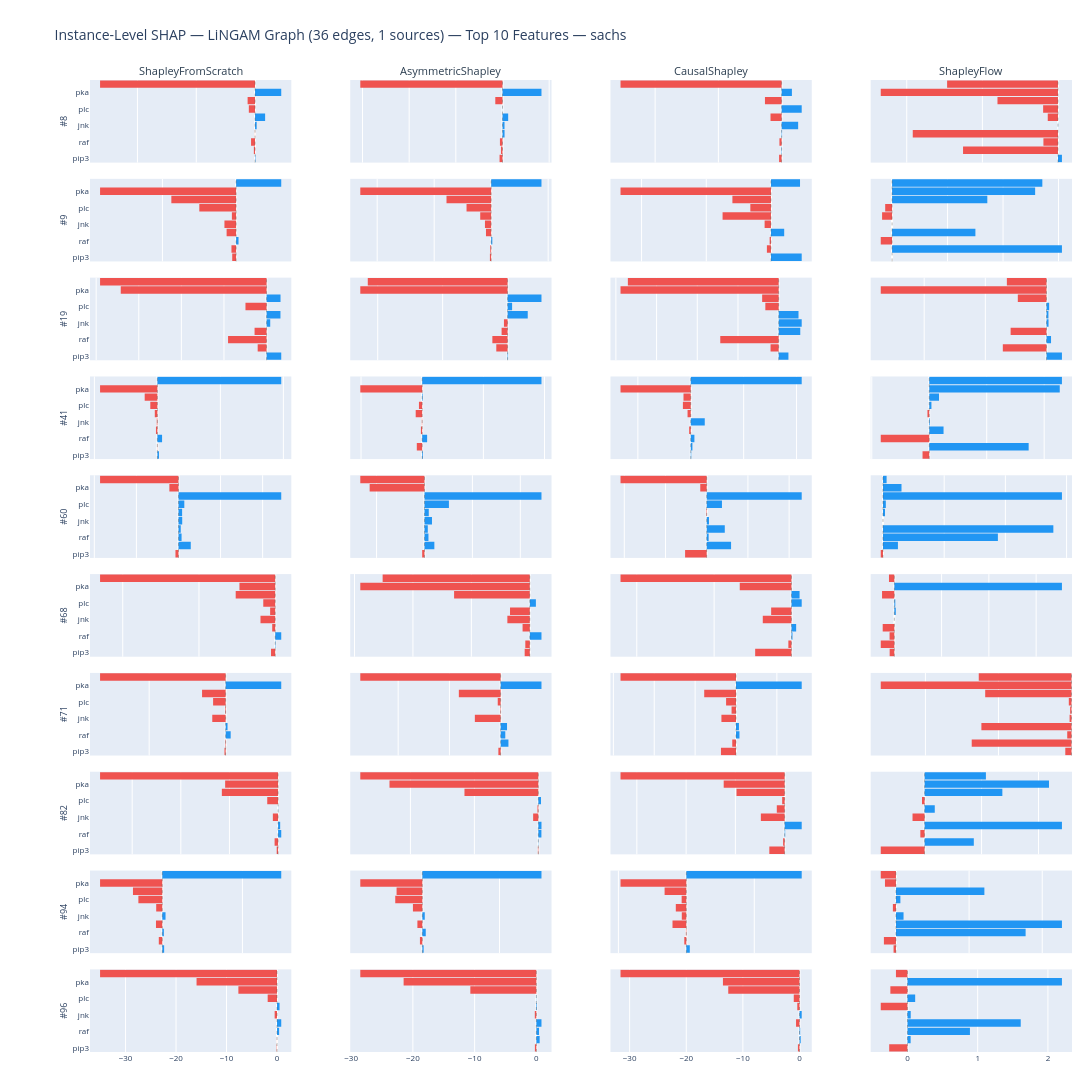

Notebook cell for this chart:
### Markdown cell above
## 8. Instance-Level SHAP — LiNGAM

### Code cell
def plot_instance_shap_lingam(features=None):
    feat_idx, feat_labels = _resolve_features(features)
    title_tag = f'Top {N_TOP_FEATURES}' if features is None else f'{len(feat_labels)}'
    fig = make_instance_shap_figure(
        methods        = LINGAM_SCATTER_METHODS,
        col_labels     = COL_LABELS,
        feature_idx    = feat_idx,
        feature_labels = feat_labels,
        instance_idx   = instance_idx,
        shap_data      = shap_data,
        title          = (
            f'Instance-Level SHAP — LiNGAM Graph ({lingam_edges} edges, {lingam_sources} sources) — '
            f'{title_tag} Features — {DATASET}'
        ),
    )
    fig.show()
    return fig


fig_instance_lingam = plot_instance_shap_lingam()

### Figure 1 — Plotly figure (JSON) as saved in the notebook; plotly's stock layout.template omitted (floating-point values rounded to 4 significant figures)
{"data": [{"hovertemplate": "<b>Instance 8</b><br>%{y}: %{x:.4f}<extra></extra>", "marker": {"color": ["#2196F3", "#EF5350", "#EF5350", "#EF5350", "#2196F3", "#2196F3", "#EF5350", "#EF5350", "#2196F3", "#EF5350"], "line": {"width": 0}}, "orientation": "h", "showlegend": false, "type": "bar", "x": [0.1446, -0.4086, -1.358, -0.04496, 0.5527, 3.426, -2.115, -2.526, 8.911, -52.72], "xaxis": "x", "y": ["pip3", "pkc", "raf", "p38", "jnk", "pip2", "plc", "mek", "pka", "erk"], "yaxis": "y"}, {"hovertemplate": "<b>Instance 8</b><br>%{y}: %{x:.4f}<extra></extra>", "marker": {"color": ["#EF5350", "#EF5350", "#EF5350", "#2196F3", "#2196F3", "#2196F3", "#2196F3", "#EF5350", "#2196F3", "#EF5350"], "line": {"width": 0}}, "orientation": "h", "showlegend": false, "type": "bar", "x": [-1.258, -0.6546, -1.1, 0.8768, 0.8543, 2.428, 0.04794, -3.088, 16.7, -60.94], "xaxis": "x2", "y": ["pip3", "pkc", "raf", "p38", "jnk", "pip2", "plc", "mek", "pka", "erk"], "yaxis": "y2"}, {"hovertemplate": "<b>Instance 8</b><br>%{y}: %{x:.4f}<extra></extra>", "marker": {"color": ["#EF5350", "#2196F3", "#EF5350", "#2196F3", "#2196F3", "#EF5350", "#2196F3", "#EF5350", "#2196F3", "#EF5350"], "line": {"width": 0}}, "orientation": "h", "showlegend": false, "type": "bar", "x": [-0.7992, 0.1141, -0.6929, 0.1515, 5.227, -3.514, 6.349, -5.273, 3.249, -50.94], "xaxis": "x3", "y": ["pip3", "pkc", "raf", "p38", "jnk", "pip2", "plc", "mek", "pka", "erk"], "yaxis": "y3"}, {"hovertemplate": "<b>Instance 8</b><br>%{y}: %{x:.4f}<extra></extra>", "marker": {"color": ["#2196F3", "#EF5350", "#EF5350", "#EF5350", "#2196F3", "#EF5350", "#EF5350", "#EF5350", "#EF5350", "#EF5350"], "line": {"width": 0}}, "orientation": "h", "showlegend": false, "type": "bar", "x": [2.622, -62.77, -9.622, -96.02, 0.1119, -6.76, -9.806, -40.0, -117.2, -73.31], "xaxis": "x4", "y": ["pip3", "pkc", "raf", "p38", "jnk", "pip2", "plc", "mek", "pka", "erk"], "yaxis": "y4"}, {"hovertemplate": "<b>Instance 9</b><br>%{y}: %{x:.4f}<extra></extra>", "marker": {"color": ["#EF5350", "#EF5350", "#2196F3", "#EF5350", "#EF5350", "#EF5350", "#EF5350", "#EF5350", "#EF5350", "#2196F3"], "line": {"width": 0}}, "orientation": "h", "showlegend": false, "type": "bar", "x": [-0.5268, -0.6308, 0.3276, -1.287, -1.584, -0.5746, -4.994, -8.789, -18.46, 6.125], "xaxis": "x5", "y": ["pip3", "pkc", "raf", "p38", "jnk", "pip2", "plc", "mek", "pka", "erk"], "yaxis": "y5"}, {"hovertemplate": "<b>Instance 9</b><br>%{y}: %{x:.4f}<extra></extra>", "marker": {"color": ["#EF5350", "#EF5350", "#2196F3", "#EF5350", "#EF5350", "#EF5350", "#EF5350", "#EF5350", "#EF5350", "#2196F3"], "line": {"width": 0}}, "orientation": "h", "showlegend": false, "type": "bar", "x": [-0.2198, -0.163, 0.2033, -0.9108, -1.09, -1.92, -4.321, -7.838, -22.96, 8.825], "xaxis": "x6", "y": ["pip3", "pkc", "raf", "p38", "jnk", "pip2", "plc", "mek", "pka", "erk"], "yaxis": "y6"}, {"hovertemplate": "<b>Instance 9</b><br>%{y}: %{x:.4f}<extra></extra>", "marker": {"color": ["#2196F3", "#EF5350", "#EF5350", "#2196F3", "#EF5350", "#EF5350", "#EF5350", "#EF5350", "#EF5350", "#2196F3"], "line": {"width": 0}}, "orientation": "h", "showlegend": false, "type": "bar", "x": [4.752, -0.6279, -0.2013, 2.045, -0.9805, -7.477, -3.187, -5.958, -23.25, 4.492], "xaxis": "x7", "y": ["pip3", "pkc", "raf", "p38", "jnk", "pip2", "plc", "mek", "pka", "erk"], "yaxis": "y7"}, {"hovertemplate": "<b>Instance 9</b><br>%{y}: %{x:.4f}<extra></extra>", "marker": {"color": ["#2196F3", "#2196F3", "#EF5350", "#2196F3", "#2196F3", "#EF5350", "#EF5350", "#2196F3", "#2196F3", "#2196F3"], "line": {"width": 0}}, "orientation": "h", "showlegend": false, "type": "bar", "x": [0.0, 6.122, -0.4082, 3.003, 0.0, -0.36, -0.2485, 3.433, 5.157, 5.416], "xaxis": "x8", "y": ["pip3", "pkc", "raf", "p38", "jnk", "pip2", "plc", "mek", "pka", "erk"], "yaxis": "y8"}, {"hovertemplate": "<b>Instance 19</b><br>%{y}: %{x:.4f}<extra></extra>", "marker": {"color": ["#2196F3", "#EF5350", "#EF5350", "#EF5350", "#2196F3", "#2196F3", "#EF5350", "#2196F3", "#EF5350", "#EF5350"], "line": {"width": 0}}, "orientation": "h", "showlegend": false, "type": "bar", "x": [1.721, -1.044, -4.521, -1.409, 0.4277, 1.63, -2.477, 1.637, -17.11, -19.54], "xaxis": "x9", "y": ["pip3", "pkc", "raf", "p38", "jnk", "pip2", "plc", "mek", "pka", "erk"], "yaxis": "y9"}, {"hovertemplate": "<b>Instance 19</b><br>%{y}: %{x:.4f}<extra></extra>", "marker": {"color": ["#2196F3", "#EF5350", "#EF5350", "#EF5350", "#EF5350", "#2196F3", "#2196F3", "#2196F3", "#EF5350", "#EF5350"], "line": {"width": 0}}, "orientation": "h", "showlegend": false, "type": "bar", "x": [0.07645, -1.741, -2.346, -0.9228, -0.5614, 3.103, 0.694, 5.218, -22.68, -21.53], "xaxis": "x10", "y": ["pip3", "pkc", "raf", "p38", "jnk", "pip2", "plc", "mek", "pka", "erk"], "yaxis": "y10"}, {"hovertemplate": "<b>Instance 19</b><br>%{y}: %{x:.4f}<extra></extra>", "marker": {"color": ["#2196F3", "#EF5350", "#EF5350", "#2196F3", "#2196F3", "#2196F3", "#EF5350", "#EF5350", "#EF5350", "#EF5350"], "line": {"width": 0}}, "orientation": "h", "showlegend": false, "type": "bar", "x": [1.196, -0.9984, -7.177, 2.65, 2.827, 2.435, -1.639, -2.031, -19.43, -18.53], "xaxis": "x11", "y": ["pip3", "pkc", "raf", "p38", "jnk", "pip2", "plc", "mek", "pka", "erk"], "yaxis": "y11"}, {"hovertemplate": "<b>Instance 19</b><br>%{y}: %{x:.4f}<extra></extra>", "marker": {"color": ["#2196F3", "#EF5350", "#2196F3", "#EF5350", "#2196F3", "#2196F3", "#2196F3", "#EF5350", "#EF5350", "#EF5350"], "line": {"width": 0}}, "orientation": "h", "showlegend": false, "type": "bar", "x": [2.522, -7.144, 0.7399, -5.866, 0.3295, 0.3127, 0.4322, -4.693, -27.1, -6.481], "xaxis": "x12", "y": ["pip3", "pkc", "raf", "p38", "jnk", "pip2", "plc", "mek", "pka", "erk"], "yaxis": "y12"}, {"hovertemplate": "<b>Instance 41</b><br>%{y}: %{x:.4f}<extra></extra>", "marker": {"color": ["#2196F3", "#EF5350", "#2196F3", "#EF5350", "#EF5350", "#EF5350", "#EF5350", "#EF5350", "#EF5350", "#2196F3"], "line": {"width": 0}}, "orientation": "h", "showlegend": false, "type": "bar", "x": [0.5092, -0.04203, 1.489, -0.4469, -0.1975, -0.8187, -2.243, -4.025, -18.19, 39.32], "xaxis": "x13", "y": ["pip3", "pkc", "raf", "p38", "jnk", "pip2", "plc", "mek", "pka", "erk"], "yaxis": "y13"}, {"hovertemplate": "<b>Instance 41</b><br>%{y}: %{x:.4f}<extra></extra>", "marker": {"color": ["#2196F3", "#EF5350", "#2196F3", "#EF5350", "#EF5350", "#EF5350", "#EF5350", "#2196F3", "#EF5350", "#2196F3"], "line": {"width": 0}}, "orientation": "h", "showlegend": false, "type": "bar", "x": [0.2484, -1.76, 1.612, -0.4146, -0.1135, -2.123, -1.056, 0.1954, -20.24, 39.0], "xaxis": "x14", "y": ["pip3", "pkc", "raf", "p38", "jnk", "pip2", "plc", "mek", "pka", "erk"], "yaxis": "y14"}, {"hovertemplate": "<b>Instance 41</b><br>%{y}: %{x:.4f}<extra></extra>", "marker": {"color": ["#2196F3", "#2196F3", "#2196F3", "#EF5350", "#2196F3", "#EF5350", "#EF5350", "#EF5350", "#EF5350", "#2196F3"], "line": {"width": 0}}, "orientation": "h", "showlegend": false, "type": "bar", "x": [0.1959, 0.6234, 1.375, -0.6027, 5.293, -1.208, -2.971, -2.746, -26.55, 41.95], "xaxis": "x15", "y": ["pip3", "pkc", "raf", "p38", "jnk", "pip2", "plc", "mek", "pka", "erk"], "yaxis": "y15"}, {"hovertemplate": "<b>Instance 41</b><br>%{y}: %{x:.4f}<extra></extra>", "marker": {"color": ["#EF5350", "#2196F3", "#EF5350", "#2196F3", "#2196F3", "#EF5350", "#2196F3", "#2196F3", "#2196F3", "#2196F3"], "line": {"width": 0}}, "orientation": "h", "showlegend": false, "type": "bar", "x": [-1.168, 17.3, -8.439, 2.488, 0.1165, -0.3124, 0.3777, 1.696, 22.71, 23.09], "xaxis": "x16", "y": ["pip3", "pkc", "raf", "p38", "jnk", "pip2", "plc", "mek", "pka", "erk"], "yaxis": "y16"}, {"hovertemplate": "<b>Instance 60</b><br>%{y}: %{x:.4f}<extra></extra>", "marker": {"color": ["#EF5350", "#2196F3", "#2196F3", "#2196F3", "#2196F3", "#2196F3", "#2196F3", "#2196F3", "#EF5350", "#EF5350"], "line": {"width": 0}}, "orientation": "h", "showlegend": false, "type": "bar", "x": [-1.434, 5.843, 1.472, 1.074, 1.772, 1.726, 2.769, 48.84, -4.327, -37.27], "xaxis": "x17", "y": ["pip3", "pkc", "raf", "p38", "jnk", "pip2", "plc", "mek", "pka", "erk"], "yaxis": "y17"}, {"hovertemplate": "<b>Instance 60</b><br>%{y}: %{x:.4f}<extra></extra>", "marker": {"color": ["#EF5350", "#2196F3", "#2196F3", "#2196F3", "#2196F3", "#2196F3", "#2196F3", "#2196F3", "#EF5350", "#EF5350"], "line": {"width": 0}}, "orientation": "h", "showlegend": false, "type": "bar", "x": [-0.9621, 4.12, 1.656, 1.382, 3.131, 1.789, 10.2, 48.83, -22.89, -26.79], "xaxis": "x18", "y": ["pip3", "pkc", "raf", "p38", "jnk", "pip2", "plc", "mek", "pka", "erk"], "yaxis": "y18"}, {"hovertemplate": "<b>Instance 60</b><br>%{y}: %{x:.4f}<extra></extra>", "marker": {"color": ["#EF5350", "#2196F3", "#2196F3", "#2196F3", "#2196F3", "#EF5350", "#2196F3", "#2196F3", "#EF5350", "#EF5350"], "line": {"width": 0}}, "orientation": "h", "showlegend": false, "type": "bar", "x": [-10.49, 11.82, 0.9404, 8.77, 1.103, -0.216, 7.393, 46.1, -3.128, -41.83], "xaxis": "x19", "y": ["pip3", "pkc", "raf", "p38", "jnk", "pip2", "plc", "mek", "pka", "erk"], "yaxis": "y19"}, {"hovertemplate": "<b>Instance 60</b><br>%{y}: %{x:.4f}<extra></extra>", "marker": {"color": ["#EF5350", "#2196F3", "#2196F3", "#2196F3", "#2196F3", "#2196F3", "#2196F3", "#2196F3", "#2196F3", "#2196F3"], "line": {"width": 0}}, "orientation": "h", "showlegend": false, "type": "bar", "x": [-0.3616, 2.445, 18.77, 27.84, 0.0, 0.3315, 0.4651, 29.24, 3.027, 0.5939], "xaxis": "x20", "y": ["pip3", "pkc", "raf", "p38", "jnk", "pip2", "plc", "mek", "pka", "erk"], "yaxis": "y20"}, {"hovertemplate": "<b>Instance 68</b><br>%{y}: %{x:.4f}<extra></extra>", "marker": {"color": ["#EF5350", "#2196F3", "#2196F3", "#EF5350", "#EF5350", "#EF5350", "#EF5350", "#EF5350", "#EF5350", "#EF5350"], "line": {"width": 0}}, "orientation": "h", "showlegend": false, "type": "bar", "x": [-0.5498, 0.04872, 0.791, -0.3926, -1.932, -0.665, -1.567, -5.182, -4.691, -22.97], "xaxis": "x21", "y": ["pip3", "pkc", "raf", "p38", "jnk", "pip2", "plc", "mek", "pka", "erk"], "yaxis": "y21"}, {"hovertemplate": "<b>Instance 68</b><br>%{y}: %{x:.4f}<extra></extra>", "marker": {"color": ["#EF5350", "#EF5350", "#2196F3", "#EF5350", "#EF5350", "#EF5350", "#2196F3", "#EF5350", "#EF5350", "#EF5350"], "line": {"width": 0}}, "orientation": "h", "showlegend": false, "type": "bar", "x": [-0.4391, -0.3852, 0.9981, -0.6188, -1.921, -1.694, 0.5206, -6.479, -14.5, -12.59], "xaxis": "x22", "y": ["pip3", "pkc", "raf", "p38", "jnk", "pip2", "plc", "mek", "pka", "erk"], "yaxis": "y22"}, {"hovertemplate": "<b>Instance 68</b><br>%{y}: %{x:.4f}<extra></extra>", "marker": {"color": ["#EF5350", "#EF5350", "#2196F3", "#2196F3", "#EF5350", "#EF5350", "#2196F3", "#2196F3", "#EF5350", "#EF5350"], "line": {"width": 0}}, "orientation": "h", "showlegend": false, "type": "bar", "x": [-4.693, -0.4025, 0.1321, 0.6053, -3.709, -2.628, 1.323, 1.047, -6.687, -22.1], "xaxis": "x23", "y": ["pip3", "pkc", "raf", "p38", "jnk", "pip2", "plc", "mek", "pka", "erk"], "yaxis": "y23"}, {"hovertemplate": "<b>Instance 68</b><br>%{y}: %{x:.4f}<extra></extra>", "marker": {"color": ["#EF5350", "#EF5350", "#EF5350", "#EF5350", "#2196F3", "#2196F3", "#2196F3", "#EF5350", "#2196F3", "#EF5350"], "line": {"width": 0}}, "orientation": "h", "showlegend": false, "type": "bar", "x": [-0.4936, -1.436, -0.5033, -1.231, 0.0, 0.1543, 0.1032, -1.299, 17.73, -0.5661], "xaxis": "x24", "y": ["pip3", "pkc", "raf", "p38", "jnk", "pip2", "plc", "mek", "pka", "erk"], "yaxis": "y24"}, {"hovertemplate": "<b>Instance 71</b><br>%{y}: %{x:.4f}<extra></extra>", "marker": {"color": ["#EF5350", "#EF5350", "#2196F3", "#2196F3", "#EF5350", "#EF5350", "#EF5350", "#EF5350", "#2196F3", "#EF5350"], "line": {"width": 0}}, "orientation": "h", "showlegend": false, "type": "bar", "x": [-0.308, -0.1245, 1.312, 0.4846, -3.501, -0.1558, -3.281, -6.17, 14.53, -32.83], "xaxis": "x25", "y": ["pip3", "pkc", "raf", "p38", "jnk", "pip2", "plc", "mek", "pka", "erk"], "yaxis": "y25"}, {"hovertemplate": "<b>Instance 71</b><br>%{y}: %{x:.4f}<extra></extra>", "marker": {"color": ["#EF5350", "#2196F3", "#2196F3", "#2196F3", "#EF5350", "#EF5350", "#EF5350", "#EF5350", "#2196F3", "#EF5350"], "line": {"width": 0}}, "orientation": "h", "showlegend": false, "type": "bar", "x": [-0.4433, 1.517, 0.9018, 1.242, -5.033, -0.07871, -0.5691, -8.159, 7.965, -27.39], "xaxis": "x26", "y": ["pip3", "pkc", "raf", "p38", "jnk", "pip2", "plc", "mek", "pka", "erk"], "yaxis": "y26"}, {"hovertemplate": "<b>Instance 71</b><br>%{y}: %{x:.4f}<extra></extra>", "marker": {"color": ["#EF5350", "#EF5350", "#2196F3", "#2196F3", "#EF5350", "#EF5350", "#EF5350", "#EF5350", "#2196F3", "#EF5350"], "line": {"width": 0}}, "orientation": "h", "showlegend": false, "type": "bar", "x": [-3.678, -0.9165, 0.8442, 0.7193, -3.566, -1.081, -2.421, -7.774, 16.07, -28.25], "xaxis": "x27", "y": ["pip3", "pkc", "raf", "p38", "jnk", "pip2", "plc", "mek", "pka", "erk"], "yaxis": "y27"}, {"hovertemplate": "<b>Instance 71</b><br>%{y}: %{x:.4f}<extra></extra>", "marker": {"color": ["#EF5350", "#EF5350", "#EF5350", "#EF5350", "#EF5350", "#EF5350", "#EF5350", "#EF5350", "#EF5350", "#EF5350"], "line": {"width": 0}}, "orientation": "h", "showlegend": false, "type": "bar", "x": [-4.244, -68.31, -2.925, -61.68, -1.309, -0.9328, -1.839, -59.07, -130.6, -63.49], "xaxis": "x28", "y": ["pip3", "pkc", "raf", "p38", "jnk", "pip2", "plc", "mek", "pka", "erk"], "yaxis": "y28"}, {"hovertemplate": "<b>Instance 82</b><br>%{y}: %{x:.4f}<extra></extra>", "marker": {"color": ["#EF5350", "#EF5350", "#2196F3", "#2196F3", "#EF5350", "#2196F3", "#EF5350", "#EF5350", "#EF5350", "#EF5350"], "line": {"width": 0}}, "orientation": "h", "showlegend": false, "type": "bar", "x": [-0.2818, -0.7181, 0.6483, 0.4282, -1.077, 0.03307, -2.231, -11.57, -10.88, -36.6], "xaxis": "x29", "y": ["pip3", "pkc", "raf", "p38", "jnk", "pip2", "plc", "mek", "pka", "erk"], "yaxis": "y29"}, {"hovertemplate": "<b>Instance 82</b><br>%{y}: %{x:.4f}<extra></extra>", "marker": {"color": ["#EF5350", "#2196F3", "#2196F3", "#2196F3", "#EF5350", "#EF5350", "#2196F3", "#EF5350", "#EF5350", "#EF5350"], "line": {"width": 0}}, "orientation": "h", "showlegend": false, "type": "bar", "x": [-0.0716, 0.03444, 0.4812, 0.4923, -0.8107, -0.1327, 0.4168, -11.55, -23.27, -27.84], "xaxis": "x30", "y": ["pip3", "pkc", "raf", "p38", "jnk", "pip2", "plc", "mek", "pka", "erk"], "yaxis": "y30"}, {"hovertemplate": "<b>Instance 82</b><br>%{y}: %{x:.4f}<extra></extra>", "marker": {"color": ["#EF5350", "#EF5350", "#2196F3", "#2196F3", "#EF5350", "#EF5350", "#EF5350", "#EF5350", "#EF5350", "#EF5350"], "line": {"width": 0}}, "orientation": "h", "showlegend": false, "type": "bar", "x": [-3.112, -0.3166, 0.1114, 3.458, -4.832, -1.597, -0.5054, -9.774, -12.37, -33.31], "xaxis": "x31", "y": ["pip3", "pkc", "raf", "p38", "jnk", "pip2", "plc", "mek", "pka", "erk"], "yaxis": "y31"}, {"hovertemplate": "<b>Instance 82</b><br>%{y}: %{x:.4f}<extra></extra>", "marker": {"color": ["#EF5350", "#2196F3", "#EF5350", "#2196F3", "#EF5350", "#2196F3", "#EF5350", "#2196F3", "#2196F3", "#2196F3"], "line": {"width": 0}}, "orientation": "h", "showlegend": false, "type": "bar", "x": [-0.3849, 0.4319, -0.03729, 1.205, -0.1059, 0.08922, -0.02283, 0.6824, 1.092, 0.5381], "xaxis": "x32", "y": ["pip3", "pkc", "raf", "p38", "jnk", "pip2", "plc", "mek", "pka", "erk"], "yaxis": "y32"}, {"hovertemplate": "<b>Instance 94</b><br>%{y}: %{x:.4f}<extra></extra>", "marker": {"color": ["#2196F3", "#EF5350", "#2196F3", "#EF5350", "#2196F3", "#EF5350", "#EF5350", "#EF5350", "#EF5350", "#2196F3"], "line": {"width": 0}}, "orientation": "h", "showlegend": false, "type": "bar", "x": [0.4682, -0.8637, 0.3978, -1.568, 0.8153, -1.514, -5.96, -7.309, -15.52, 29.68], "xaxis": "x33", "y": ["pip3", "pkc", "raf", "p38", "jnk", "pip2", "plc", "mek", "pka", "erk"], "yaxis": "y33"}, {"hovertemplate": "<b>Instance 94</b><br>%{y}: %{x:.4f}<extra></extra>", "marker": {"color": ["#2196F3", "#EF5350", "#2196F3", "#EF5350", "#2196F3", "#EF5350", "#EF5350", "#EF5350", "#EF5350", "#2196F3"], "line": {"width": 0}}, "orientation": "h", "showlegend": false, "type": "bar", "x": [0.3451, -0.6201, 0.8861, -1.28, 0.63, -2.438, -7.018, -6.673, -16.08, 30.88], "xaxis": "x34", "y": ["pip3", "pkc", "raf", "p38", "jnk", "pip2", "plc", "mek", "pka", "erk"], "yaxis": "y34"}, {"hovertemplate": "<b>Instance 94</b><br>%{y}: %{x:.4f}<extra></extra>", "marker": {"color": ["#2196F3", "#EF5350", "#EF5350", "#EF5350", "#EF5350", "#EF5350", "#EF5350", "#EF5350", "#EF5350", "#2196F3"], "line": {"width": 0}}, "orientation": "h", "showlegend": false, "type": "bar", "x": [1.02, -0.5991, -0.122, -4.068, -1.335, -3.094, -1.374, -6.397, -19.37, 33.97], "xaxis": "x35", "y": ["pip3", "pkc", "raf", "p38", "jnk", "pip2", "plc", "mek", "pka", "erk"], "yaxis": "y35"}, {"hovertemplate": "<b>Instance 94</b><br>%{y}: %{x:.4f}<extra></extra>", "marker": {"color": ["#EF5350", "#EF5350", "#2196F3", "#2196F3", "#2196F3", "#EF5350", "#2196F3", "#2196F3", "#EF5350", "#EF5350"], "line": {"width": 0}}, "orientation": "h", "showlegend": false, "type": "bar", "x": [-0.06559, -0.3297, 3.546, 4.539, 0.2072, -0.08444, 0.1209, 2.418, -0.3006, -0.4159], "xaxis": "x36", "y": ["pip3", "pkc", "raf", "p38", "jnk", "pip2", "plc", "mek", "pka", "erk"], "yaxis": "y36"}, {"hovertemplate": "<b>Instance 96</b><br>%{y}: %{x:.4f}<extra></extra>", "marker": {"color": ["#EF5350", "#EF5350", "#2196F3", "#2196F3", "#EF5350", "#2196F3", "#EF5350", "#EF5350", "#EF5350", "#EF5350"], "line": {"width": 0}}, "orientation": "h", "showlegend": false, "type": "bar", "x": [-0.06034, -0.01414, 0.4179, 0.8374, -0.4665, 0.5019, -1.85, -7.652, -15.93, -35.05], "xaxis": "x37", "y": ["pip3", "pkc", "raf", "p38", "jnk", "pip2", "plc", "mek", "pka", "erk"], "yaxis": "y37"}, {"hovertemplate": "<b>Instance 96</b><br>%{y}: %{x:.4f}<extra></extra>", "marker": {"color": ["#EF5350", "#2196F3", "#2196F3", "#2196F3", "#EF5350", "#2196F3", "#2196F3", "#EF5350", "#EF5350", "#EF5350"], "line": {"width": 0}}, "orientation": "h", "showlegend": false, "type": "bar", "x": [-0.2341, 0.5346, 0.4312, 0.8293, -0.2521, 0.09402, 0.03037, -10.69, -21.5, -28.51], "xaxis": "x38", "y": ["pip3", "pkc", "raf", "p38", "jnk", "pip2", "plc", "mek", "pka", "erk"], "yaxis": "y38"}, {"hovertemplate": "<b>Instance 96</b><br>%{y}: %{x:.4f}<extra></extra>", "marker": {"color": ["#EF5350", "#2196F3", "#2196F3", "#EF5350", "#2196F3", "#EF5350", "#EF5350", "#EF5350", "#EF5350", "#EF5350"], "line": {"width": 0}}, "orientation": "h", "showlegend": false, "type": "bar", "x": [-0.2766, 0.2132, 0.1276, -0.6091, 0.3892, -0.3903, -1.013, -12.58, -13.52, -31.61], "xaxis": "x39", "y": ["pip3", "pkc", "raf", "p38", "jnk", "pip2", "plc", "mek", "pka", "erk"], "yaxis": "y39"}, {"hovertemplate": "<b>Instance 96</b><br>%{y}: %{x:.4f}<extra></extra>", "marker": {"color": ["#EF5350", "#2196F3", "#2196F3", "#2196F3", "#2196F3", "#EF5350", "#2196F3", "#EF5350", "#2196F3", "#EF5350"], "line": {"width": 0}}, "orientation": "h", "showlegend": false, "type": "bar", "x": [-0.2597, 0.04531, 0.8896, 1.613, 0.04663, -0.3801, 0.1099, -0.2433, 2.2, -0.1637], "xaxis": "x40", "y": ["pip3", "pkc", "raf", "p38", "jnk", "pip2", "plc", "mek", "pka", "erk"], "yaxis": "y40"}], "layout": {"annotations": [{"font": {"color": "#2c3e50", "size": 11}, "showarrow": false, "text": "ShapleyFromScratch", "x": 0.1025, "xanchor": "center", "xref": "paper", "y": 1.0, "yanchor": "bottom", "yref": "paper"}, {"font": {"color": "#2c3e50", "size": 11}, "showarrow": false, "text": "AsymmetricShapley", "x": 0.3675, "xanchor": "center", "xref": "paper", "y": 1.0, "yanchor": "bottom", "yref": "paper"}, {"font": {"color": "#2c3e50", "size": 11}, "showarrow": false, "text": "CausalShapley", "x": 0.6325, "xanchor": "center", "xref": "paper", "y": 1.0, "yanchor": "bottom", "yref": "paper"}, {"font": {"color": "#2c3e50", "size": 11}, "showarrow": false, "text": "ShapleyFlow", "x": 0.8975, "xanchor": "center", "xref": "paper", "y": 1.0, "yanchor": "bottom", "yref": "paper"}], "bargap": 0.1, "height": 2680, "margin": {"b": 40, "l": 90, "r": 20, "t": 80}, "shapes": [{"line": {"color": "rgba(80,80,80,0.40)", "dash": "dot", "width": 1}, "type": "line", "x0": 0, "x1": 0, "xref": "x", "y0": 0, "y1": 1, "yref": "y domain"}, {"line": {"color": "rgba(80,80,80,0.40)", "dash": "dot", "width": 1}, "type": "line", "x0": 0, "x1": 0, "xref": "x2", "y0": 0, "y1": 1, "yref": "y2 domain"}, {"line": {"color": "rgba(80,80,80,0.40)", "dash": "dot", "width": 1}, "type": "line", "x0": 0, "x1": 0, "xref": "x3", "y0": 0, "y1": 1, "yref": "y3 domain"}, {"line": {"color": "rgba(80,80,80,0.40)", "dash": "dot", "width": 1}, "type": "line", "x0": 0, "x1": 0, "xref": "x4", "y0": 0, "y1": 1, "yref": "y4 domain"}, {"line": {"color": "rgba(80,80,80,0.40)", "dash": "dot", "width": 1}, "type": "line", "x0": 0, "x1": 0, "xref": "x5", "y0": 0, "y1": 1, "yref": "y5 domain"}, {"line": {"color": "rgba(80,80,80,0.40)", "dash": "dot", "width": 1}, "type": "line", "x0": 0, "x1": 0, "xref": "x6", "y0": 0, "y1": 1, "yref": "y6 domain"}, {"line": {"color": "rgba(80,80,80,0.40)", "dash": "dot", "width": 1}, "type": "line", "x0": 0, "x1": 0, "xref": "x7", "y0": 0, "y1": 1, "yref": "y7 domain"}, {"line": {"color": "rgba(80,80,80,0.40)", "dash": "dot", "width": 1}, "type": "line", "x0": 0, "x1": 0, "xref": "x8", "y0": 0, "y1": 1, "yref": "y8 domain"}, {"line": {"color": "rgba(80,80,80,0.40)", "dash": "dot", "width": 1}, "type": "line", "x0": 0, "x1": 0, "xref": "x9", "y0": 0, "y1": 1, "yref": "y9 domain"}, {"line": {"color": "rgba(80,80,80,0.40)", "dash": "dot", "width": 1}, "type": "line", "x0": 0, "x1": 0, "xref": "x10", "y0": 0, "y1": 1, "yref": "y10 domain"}, {"line": {"color": "rgba(80,80,80,0.40)", "dash": "dot", "width": 1}, "type": "line", "x0": 0, "x1": 0, "xref": "x11", "y0": 0, "y1": 1, "yref": "y11 domain"}, {"line": {"color": "rgba(80,80,80,0.40)", "dash": "dot", "width": 1}, "type": "line", "x0": 0, "x1": 0, "xref": "x12", "y0": 0, "y1": 1, "yref": "y12 domain"}, {"line": {"color": "rgba(80,80,80,0.40)", "dash": "dot", "width": 1}, "type": "line", "x0": 0, "x1": 0, "xref": "x13", "y0": 0, "y1": 1, "yref": "y13 domain"}, {"line": {"color": "rgba(80,80,80,0.40)", "dash": "dot", "width": 1}, "type": "line", "x0": 0, "x1": 0, "xref": "x14", "y0": 0, "y1": 1, "yref": "y14 domain"}, {"line": {"color": "rgba(80,80,80,0.40)", "dash": "dot", "width": 1}, "type": "line", "x0": 0, "x1": 0, "xref": "x15", "y0": 0, "y1": 1, "yref": "y15 domain"}, {"line": {"color": "rgba(80,80,80,0.40)", "dash": "dot", "width": 1}, "type": "line", "x0": 0, "x1": 0, "xref": "x16", "y0": 0, "y1": 1, "yref": "y16 domain"}, {"line": {"color": "rgba(80,80,80,0.40)", "dash": "dot", "width": 1}, "type": "line", "x0": 0, "x1": 0, "xref": "x17", "y0": 0, "y1": 1, "yref": "y17 domain"}, {"line": {"color": "rgba(80,80,80,0.40)", "dash": "dot", "width": 1}, "type": "line", "x0": 0, "x1": 0, "xref": "x18", "y0": 0, "y1": 1, "yref": "y18 domain"}, {"line": {"color": "rgba(80,80,80,0.40)", "dash": "dot", "width": 1}, "type": "line", "x0": 0, "x1": 0, "xref": "x19", "y0": 0, "y1": 1, "yref": "y19 domain"}, {"line": {"color": "rgba(80,80,80,0.40)", "dash": "dot", "width": 1}, "type": "line", "x0": 0, "x1": 0, "xref": "x20", "y0": 0, "y1": 1, "yref": "y20 domain"}, {"line": {"color": "rgba(80,80,80,0.40)", "dash": "dot", "width": 1}, "type": "line", "x0": 0, "x1": 0, "xref": "x21", "y0": 0, "y1": 1, "yref": "y21 domain"}, {"line": {"color": "rgba(80,80,80,0.40)", "dash": "dot", "width": 1}, "type": "line", "x0": 0, "x1": 0, "xref": "x22", "y0": 0, "y1": 1, "yref": "y22 domain"}, {"line": {"color": "rgba(80,80,80,0.40)", "dash": "dot", "width": 1}, "type": "line", "x0": 0, "x1": 0, "xref": "x23", "y0": 0, "y1": 1, "yref": "y23 domain"}, {"line": {"color": "rgba(80,80,80,0.40)", "dash": "dot", "width": 1}, "type": "line", "x0": 0, "x1": 0, "xref": "x24", "y0": 0, "y1": 1, "yref": "y24 domain"}, {"line": {"color": "rgba(80,80,80,0.40)", "dash": "dot", "width": 1}, "type": "line", "x0": 0, "x1": 0, "xref": "x25", "y0": 0, "y1": 1, "yref": "y25 domain"}, {"line": {"color": "rgba(80,80,80,0.40)", "dash": "dot", "width": 1}, "type": "line", "x0": 0, "x1": 0, "xref": "x26", "y0": 0, "y1": 1, "yref": "y26 domain"}, {"line": {"color": "rgba(80,80,80,0.40)", "dash": "dot", "width": 1}, "type": "line", "x0": 0, "x1": 0, "xref": "x27", "y0": 0, "y1": 1, "yref": "y27 domain"}, {"line": {"color": "rgba(80,80,80,0.40)", "dash": "dot", "width": 1}, "type": "line", "x0": 0, "x1": 0, "xref": "x28", "y0": 0, "y1": 1, "yref": "y28 domain"}, {"line": {"color": "rgba(80,80,80,0.40)", "dash": "dot", "width": 1}, "type": "line", "x0": 0, "x1": 0, "xref": "x29", "y0": 0, "y1": 1, "yref": "y29 domain"}, {"line": {"color": "rgba(80,80,80,0.40)", "dash": "dot", "width": 1}, "type": "line", "x0": 0, "x1": 0, "xref": "x30", "y0": 0, "y1": 1, "yref": "y30 domain"}, {"line": {"color": "rgba(80,80,80,0.40)", "dash": "dot", "width": 1}, "type": "line", "x0": 0, "x1": 0, "xref": "x31", "y0": 0, "y1": 1, "yref": "y31 domain"}, {"line": {"color": "rgba(80,80,80,0.40)", "dash": "dot", "width": 1}, "type": "line", "x0": 0, "x1": 0, "xref": "x32", "y0": 0, "y1": 1, "yref": "y32 domain"}, {"line": {"color": "rgba(80,80,80,0.40)", "dash": "dot", "width": 1}, "type": "line", "x0": 0, "x1": 0, "xref": "x33", "y0": 0, "y1": 1, "yref": "y33 domain"}, {"line": {"color": "rgba(80,80,80,0.40)", "dash": "dot", "width": 1}, "type": "line", "x0": 0, "x1": 0, "xref": "x34", "y0": 0, "y1": 1, "yref": "y34 domain"}, {"line": {"color": "rgba(80,80,80,0.40)", "dash": "dot", "width": 1}, "type": "line", "x0": 0, "x1": 0, "xref": "x35", "y0": 0, "y1": 1, "yref": "y35 domain"}, {"line": {"color": "rgba(80,80,80,0.40)", "dash": "dot", "width": 1}, "type": "line", "x0": 0, "x1": 0, "xref": "x36", "y0": 0, "y1": 1, "yref": "y36 domain"}, {"line": {"color": "rgba(80,80,80,0.40)", "dash": "dot", "width": 1}, "type": "line", "x0": 0, "x1": 0, "xref": "x37", "y0": 0, "y1": 1, "yref": "y37 domain"}, {"line": {"color": "rgba(80,80,80,0.40)", "dash": "dot", "width": 1}, "type": "line", "x0": 0, "x1": 0, "xref": "x38", "y0": 0, "y1": 1, "yref": "y38 domain"}, {"line": {"color": "rgba(80,80,80,0.40)", "dash": "dot", "width": 1}, "type": "line", "x0": 0, "x1": 0, "xref": "x39", "y0": 0, "y1": 1, "yref": "y39 domain"}, {"line": {"color": "rgba(80,80,80,0.40)", "dash": "dot", "width": 1}, "type": "line", "x0": 0, "x1": 0, "xref": "x40", "y0": 0, "y1": 1, "yref": "y40 domain"}], "title": {"font": {"size": 14}, "text": "Instance-Level SHAP — LiNGAM Graph (36 edges, 1 sources) — Top 10 Features — sachs"}, "width": 1300, "xaxis": {"anchor": "y", "domain": [0, 0.205], "showticklabels": false, "tickfont": {"size": 8}}, "xaxis10": {"anchor": "y10", "domain": [0.265, 0.47], "showticklabels": false, "tickfont": {"size": 8}}, "xaxis11": {"anchor": "y11", "domain": [0.53, 0.735], "showticklabels": false, "tickfont": {"size": 8}}, "xaxis12": {"anchor": "y12", "domain": [0.795, 1], "showticklabels": false, "tickfont": {"size": 8}}, "xaxis13": {"anchor": "y13", "domain": [0, 0.205], "showticklabels": false, "tickfont": {"size": 8}}, "xaxis14": {"anchor": "y14", "domain": [0.265, 0.47], "showticklabels": false, "tickfont": {"size": 8}}, "xaxis15": {"anchor": "y15", "domain": [0.53, 0.735], "showticklabels": false, "tickfont": {"size": 8}}, "xaxis16": {"anchor": "y16", "domain": [0.795, 1], "showticklabels": false, "tickfont": {"size": 8}}, "xaxis17": {"anchor": "y17", "domain": [0, 0.205], "showticklabels": false, "tickfont": {"size": 8}}, "xaxis18": {"anchor": "y18", "domain": [0.265, 0.47], "showticklabels": false, "tickfont": {"size": 8}}, "xaxis19": {"anchor": "y19", "domain": [0.53, 0.735], "showticklabels": false, "tickfont": {"size": 8}}, "xaxis2": {"anchor": "y2", "domain": [0.265, 0.47], "showticklabels": false, "tickfont": {"size": 8}}, "xaxis20": {"anchor": "y20", "domain": [0.795, 1], "showticklabels": false, "tickfont": {"size": 8}}, "xaxis21": {"anchor": "y21", "domain": [0, 0.205], "showticklabels": false, "tickfont": {"size": 8}}, "xaxis22": {"anchor": "y22", "domain": [0.265, 0.47], "showticklabels": false, "tickfont": {"size": 8}}, "xaxis23": {"anchor": "y23", "domain": [0.53, 0.735], "showticklabels": false, "tickfont": {"size": 8}}, "xaxis24": {"anchor": "y24", "domain": [0.795, 1], "showticklabels": false, "tickfont": {"size": 8}}, "xaxis25": {"anchor": "y25", "domain": [0, 0.205], "showticklabels": false, "tickfont": {"size": 8}}, "xaxis26": {"anchor": "y26", "domain": [0.265, 0.47], "showticklabels": false, "tickfont": {"size": 8}}, "xaxis27": {"anchor": "y27", "domain": [0.53, 0.735], "showticklabels": false, "tickfont": {"size": 8}}, "xaxis28": {"anchor": "y28", "domain": [0.795, 1], "showticklabels": false, "tickfont": {"size": 8}}, "xaxis29": {"anchor": "y29", "domain": [0, 0.205], "showticklabels": false, "tickfont": {"size": 8}}, "xaxis3": {"anchor": "y3", "domain": [0.53, 0.735], "showticklabels": false, "tickfont": {"size": 8}}, "xaxis30": {"anchor": "y30", "domain": [0.265, 0.47], "showticklabels": false, "tickfont": {"size": 8}}, "xaxis31": {"anchor": "y31", "domain": [0.53, 0.735], "showticklabels": false, "tickfont": {"size": 8}}, "xaxis32": {"anchor": "y32", "domain": [0.795, 1], "showticklabels": false, "tickfont": {"size": 8}}, "xaxis33": {"anchor": "y33", "domain": [0, 0.205], "showticklabels": false, "tickfont": {"size": 8}}, "xaxis34": {"anchor": "y34", "domain": [0.265, 0.47], "showticklabels": false, "tickfont": {"size": 8}}, "xaxis35": {"anchor": "y35", "domain": [0.53, 0.735], "showticklabels": false, "tickfont": {"size": 8}}, "xaxis36": {"anchor": "y36", "domain": [0.795, 1], "showticklabels": false, "tickfont": {"size": 8}}, "xaxis37": {"anchor": "y37", "domain": [0, 0.205], "showticklabels": true, "tickfont": {"size": 8}}, "xaxis38": {"anchor": "y38", "domain": [0.265, 0.47], "showticklabels": true, "tickfont": {"size": 8}}, "xaxis39": {"anchor": "y39", "domain": [0.53, 0.735], "showticklabels": true, "tickfont": {"size": 8}}, "xaxis4": {"anchor": "y4", "domain": [0.795, 1], "showticklabels": false, "tickfont": {"size": 8}}, "xaxis40": {"anchor": "y40", "domain": [0.795, 1], "showticklabels": true, "tickfont": {"size": 8}}, "xaxis5": {"anchor": "y5", "domain": [0, 0.205], "showticklabels": false, "tickfont": {"size": 8}}, "xaxis6": {"anchor": "y6", "domain": [0.265, 0.47], "showticklabels": false, "tickfont": {"size": 8}}, "xaxis7": {"anchor": "y7", "domain": [0.53, 0.735], "showticklabels": false, "tickfont": {"size": 8}}, "xaxis8": {"anchor": "y8", "domain": [0.795, 1], "showticklabels": false, "tickfont": {"size": 8}}, "xaxis9": {"anchor": "y9", "domain": [0, 0.205], "showticklabels": false, "tickfont": {"size": 8}}, "yaxis": {"anchor": "x", "domain": [0.915, 1.0], "showticklabels": true, "tickfont": {"size": 8}, "title": {"font": {"size": 9}, "standoff": 3, "text": "#8"}}, "yaxis10": {"anchor": "x10", "domain": [0.7117, 0.7967], "showticklabels": false}, "yaxis11": {"anchor": "x11", "domain": [0.7117, 0.7967], "showticklabels": false}, "yaxis12": {"anchor": "x12", "domain": [0.7117, 0.7967], "showticklabels": false}, "yaxis13": {"anchor": "x13", "domain": [0.61, 0.695], "showticklabels": true, "tickfont": {"size": 8}, "title": {"font": {"size": 9}, "standoff": 3, "text": "#41"}}, "yaxis14": {"anchor": "x14", "domain": [0.61, 0.695], "showticklabels": false}, "yaxis15": {"anchor": "x15", "domain": [0.61, 0.695], "showticklabels": false}, "yaxis16": {"anchor": "x16", "domain": [0.61, 0.695], "showticklabels": false}, "yaxis17": {"anchor": "x17", "domain": [0.5083, 0.5933], "showticklabels": true, "tickfont": {"size": 8}, "title": {"font": {"size": 9}, "standoff": 3, "text": "#60"}}, "yaxis18": {"anchor": "x18", "domain": [0.5083, 0.5933], "showticklabels": false}, "yaxis19": {"anchor": "x19", "domain": [0.5083, 0.5933], "showticklabels": false}, "yaxis2": {"anchor": "x2", "domain": [0.915, 1.0], "showticklabels": false}, "yaxis20": {"anchor": "x20", "domain": [0.5083, 0.5933], "showticklabels": false}, "yaxis21": {"anchor": "x21", "domain": [0.4067, 0.4917], "showticklabels": true, "tickfont": {"size": 8}, "title": {"font": {"size": 9}, "standoff": 3, "text": "#68"}}, "yaxis22": {"anchor": "x22", "domain": [0.4067, 0.4917], "showticklabels": false}, "yaxis23": {"anchor": "x23", "domain": [0.4067, 0.4917], "showticklabels": false}, "yaxis24": {"anchor": "x24", "domain": [0.4067, 0.4917], "showticklabels": false}, "yaxis25": {"anchor": "x25", "domain": [0.305, 0.39], "showticklabels": true, "tickfont": {"size": 8}, "title": {"font": {"size": 9}, "standoff": 3, "text": "#71"}}, "yaxis26": {"anchor": "x26", "domain": [0.305, 0.39], "showticklabels": false}, "yaxis27": {"anchor": "x27", "domain": [0.305, 0.39], "showticklabels": false}, "yaxis28": {"anchor": "x28", "domain": [0.305, 0.39], "showticklabels": false}, "yaxis29": {"anchor": "x29", "domain": [0.2033, 0.2883], "showticklabels": true, "tickfont": {"size": 8}, "title": {"font": {"size": 9}, "standoff": 3, "text": "#82"}}, "yaxis3": {"anchor": "x3", "domain": [0.915, 1.0], "showticklabels": false}, "yaxis30": {"anchor": "x30", "domain": [0.2033, 0.2883], "showticklabels": false}, "yaxis31": {"anchor": "x31", "domain": [0.2033, 0.2883], "showticklabels": false}, "yaxis32": {"anchor": "x32", "domain": [0.2033, 0.2883], "showticklabels": false}, "yaxis33": {"anchor": "x33", "domain": [0.1017, 0.1867], "showticklabels": true, "tickfont": {"size": 8}, "title": {"font": {"size": 9}, "standoff": 3, "text": "#94"}}, "yaxis34": {"anchor": "x34", "domain": [0.1017, 0.1867], "showticklabels": false}, "yaxis35": {"anchor": "x35", "domain": [0.1017, 0.1867], "showticklabels": false}, "yaxis36": {"anchor": "x36", "domain": [0.1017, 0.1867], "showticklabels": false}, "yaxis37": {"anchor": "x37", "domain": [0, 0.085], "showticklabels": true, "tickfont": {"size": 8}, "title": {"font": {"size": 9}, "standoff": 3, "text": "#96"}}, "yaxis38": {"anchor": "x38", "domain": [0, 0.085], "showticklabels": false}, "yaxis39": {"anchor": "x39", "domain": [0, 0.085], "showticklabels": false}, "yaxis4": {"anchor": "x4", "domain": [0.915, 1.0], "showticklabels": false}, "yaxis40": {"anchor": "x40", "domain": [0, 0.085], "showticklabels": false}, "yaxis5": {"anchor": "x5", "domain": [0.8133, 0.8983], "showticklabels": true, "tickfont": {"size": 8}, "title": {"font": {"size": 9}, "standoff": 3, "text": "#9"}}, "yaxis6": {"anchor": "x6", "domain": [0.8133, 0.8983], "showticklabels": false}, "yaxis7": {"anchor": "x7", "domain": [0.8133, 0.8983], "showticklabels": false}, "yaxis8": {"anchor": "x8", "domain": [0.8133, 0.8983], "showticklabels": false}, "yaxis9": {"anchor": "x9", "domain": [0.7117, 0.7967], "showticklabels": true, "tickfont": {"size": 8}, "title": {"font": {"size": 9}, "standoff": 3, "text": "#19"}}}}
